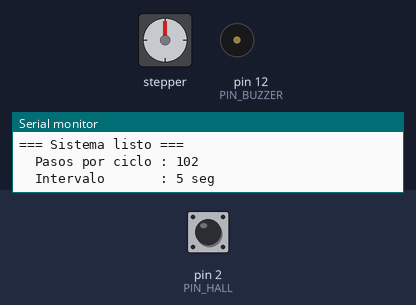
The sketch below on a simulated Arduino Nano, built with avr-gcc and run on an emulated ATmega328P. On the bench: stepper motor, buzzer (waves = sounding, pin HIGH), the last lines printed to the serial monitor. The inputs (shaded band) are chosen by the test bench; at power-on: pin 2 (PIN_HALL) HIGH. The local clock reads 2024-03-15 10:24:30 at power-on unless the sketch sets it; stepper angles assume 2048 steps per turn.

Above: at 1.2 s.
1.3 s: pin 2 (PIN_HALL) pulled LOW for 0.15 s
At 2.4 s:
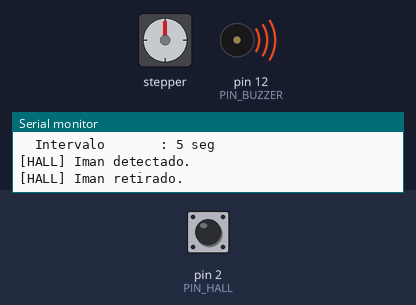
4.4 s: pin 2 (PIN_HALL) pulled LOW for 1 s
At 6.1 s:
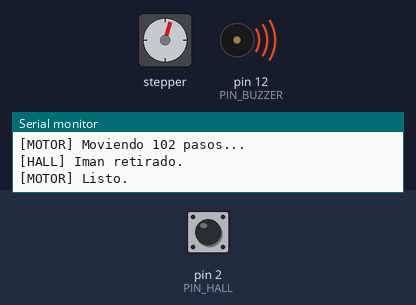
7.4 s: pin 2 (PIN_HALL) pulled LOW for 3.2 s
At 8.7 s:
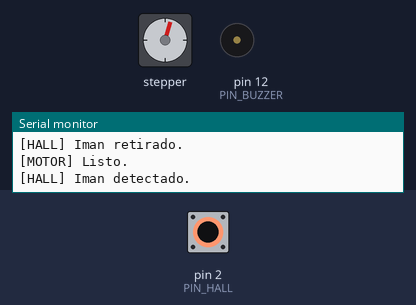
12.1 s: pin 2 (PIN_HALL) driven LOW
At 13.5 s:
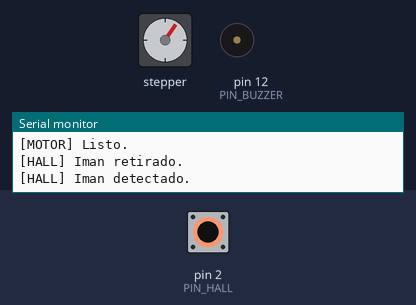
15.1 s: pin 2 (PIN_HALL) driven HIGH
At 16.5 s:
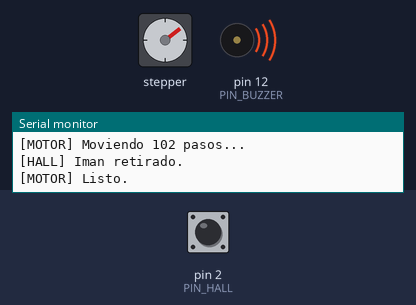
17.0 s: pin 2 (PIN_HALL) driven LOW
At 18.4 s:
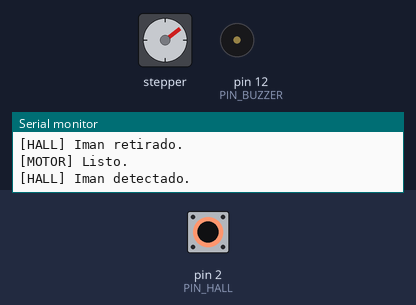
Timing chart, 0 to 21.9 s (numbered marks = the images above; inputs shaded):
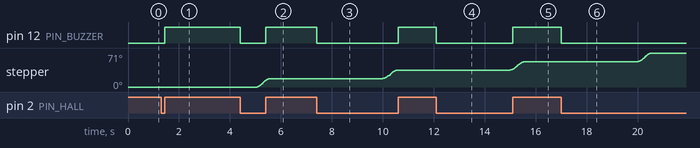

The sketch:

motor_rtc_hall_buzzer_v2.ino
```cpp
// ============================================================
//  MOTOR 28BYJ-48 + RTC DS1302 + SENSOR HALL + BUZZER
//  Arduino Nano | AccelStepper con medio paso (half step)
//
//  INSTALAR en Library Manager:
//    - "AccelStepper" de Mike McCauley
//    - "Rtc by Makuna"
//
//  PINES MOTOR:
//    IN1 → D8  |  IN2 → D9  |  IN3 → D10  |  IN4 → D11
//    VCC → 5V  |  GND → GND
//
//  PINES RTC:
//    DAT → D6  |  CLK → D5  |  RST → D7
//    VCC → 5V  |  GND → GND
//
//  PINES SENSOR HALL:
//    OUT → D2  |  VCC → 5V  |  GND → GND
//
//  PINES BUZZER (activo):
//    +   → D12 |  -   → GND
//
//  PRIMERA VEZ: pon SINCRONIZAR_HORA en 1, sube, espera el
//  mensaje en el monitor serie, luego ponlo en 0 y vuelve a subir.
// ============================================================

#include <AccelStepper.h>
#include <ThreeWire.h>
#include <RtcDS1302.h>

// ── Pon en 1 solo la primera vez para sincronizar la hora ──
#define SINCRONIZAR_HORA  0
// ──────────────────────────────────────────────────────────

#define PIN_HALL   2
#define PIN_BUZZER 12

// ── Ajusta estos valores ──────────────────────────────────
const float    DISTANCIA_CM  = 3.2;
const float    DIAMETRO_CM   = 20.41;
const uint32_t INTERVALO_SEG = 5;
// ─────────────────────────────────────────────────────────

const int PASOS_POR_VUELTA = 2048;
const int PASOS = (DISTANCIA_CM * PASOS_POR_VUELTA) / (3.141592 * DIAMETRO_CM);

ThreeWire myWire(6, 5, 7);
RtcDS1302<ThreeWire> rtc(myWire);

AccelStepper motor(AccelStepper::HALF4WIRE, 8, 9, 10, 11);

uint32_t ultimoGiro       = 0;
uint32_t ultimaLecturaRTC = 0;  // para leer el RTC solo cada 1 seg, no en cada loop
bool moviendose           = false;
bool imanAnterior         = false;

void apagarMotor() {
  motor.disableOutputs();
}

void setup() {
  Serial.begin(9600);

  pinMode(PIN_HALL, INPUT_PULLUP);
  pinMode(PIN_BUZZER, OUTPUT);
  digitalWrite(PIN_BUZZER, LOW);

  motor.setMaxSpeed(800);
  motor.setAcceleration(1000);
  motor.enableOutputs();

  rtc.Begin();

  if (!rtc.GetIsRunning()) {
    Serial.println("[RTC] Reloj detenido, arrancando...");
    rtc.SetIsRunning(true);
  }

#if SINCRONIZAR_HORA == 1
  RtcDateTime compiled = RtcDateTime(__DATE__, __TIME__);
  rtc.SetDateTime(compiled);
  Serial.println("[RTC] Hora sincronizada con la computadora.");
  Serial.println("      >>> Ahora pon SINCRONIZAR_HORA en 0 y vuelve a subir. <<<");
#endif

  RtcDateTime ahora = rtc.GetDateTime();
  if (!ahora.IsValid()) {
    Serial.println("[ERROR] Fecha del RTC inválida.");
    Serial.println("        Pon SINCRONIZAR_HORA en 1, sube y luego ponlo en 0.");
    while (true);
  }

  ultimoGiro       = ahora.Epoch32Time();
  ultimaLecturaRTC = ahora.Epoch32Time();

  Serial.println("=== Sistema listo ===");
  Serial.print("  Pasos por ciclo : "); Serial.println(PASOS);
  Serial.print("  Intervalo       : "); Serial.print(INTERVALO_SEG); Serial.println(" seg");

  if (PASOS == 0) {
    Serial.println("[ERROR] Pasos = 0. Revisa DISTANCIA_CM y DIAMETRO_CM.");
    while (true);
  }
}

void loop() {
  // ── 1. Motor: corre en CADA iteración del loop sin interrupciones ──
  if (moviendose) {
    motor.run();
    if (motor.distanceToGo() == 0) {
      moviendose = false;
      Serial.println("[MOTOR] Listo.");
      apagarMotor();
    }
  }

  // ── 2. Sensor Hall: solo detecta cambios, sin Serial dentro ─────
  bool imanActual = (digitalRead(PIN_HALL) == LOW); // cambia a HIGH si tu sensor es al revés
  if (imanActual != imanAnterior) {
    imanAnterior = imanActual;
    digitalWrite(PIN_BUZZER, imanActual ? LOW : HIGH);
    // Serial solo cuando cambia el estado, no en cada loop
    Serial.println(imanActual ? "[HALL] Iman detectado." : "[HALL] Iman retirado.");
  }

  // ── 3. RTC: se lee solo una vez por segundo, no en cada loop ────
  unsigned long ahoraMs = millis();
  static unsigned long ultimoCheckMs = 0;

  if (ahoraMs - ultimoCheckMs >= 1000) {
    ultimoCheckMs = ahoraMs;

    RtcDateTime ahora = rtc.GetDateTime();
    if (!ahora.IsValid()) {
      Serial.println("[ERROR] RTC invalido. Sincroniza la hora.");
      return;
    }

    uint32_t tiempoActual = ahora.Epoch32Time();

    if (!moviendose && (tiempoActual - ultimoGiro >= INTERVALO_SEG)) {
      ultimoGiro = tiempoActual;
      Serial.print("[MOTOR] Moviendo "); Serial.print(PASOS); Serial.println(" pasos...");
      motor.enableOutputs();
      motor.move(PASOS);
      moviendose = true;
    }
  }
}
```

Measured:
- after the input at 1.3 s, pin 12 (PIN_BUZZER): LOW → HIGH after 0.15 s
- after the input at 4.4 s, pin 12 (PIN_BUZZER): HIGH → LOW at once, → HIGH 1.0 s later
- after the input at 7.4 s, pin 12 (PIN_BUZZER): HIGH → LOW at once, → HIGH 3.2 s later
- after the input at 12.1 s, pin 12 (PIN_BUZZER): HIGH → LOW at once
- after the input at 15.1 s, pin 12 (PIN_BUZZER): LOW → HIGH at once
- after the input at 17.0 s, pin 12 (PIN_BUZZER): HIGH → LOW at once
